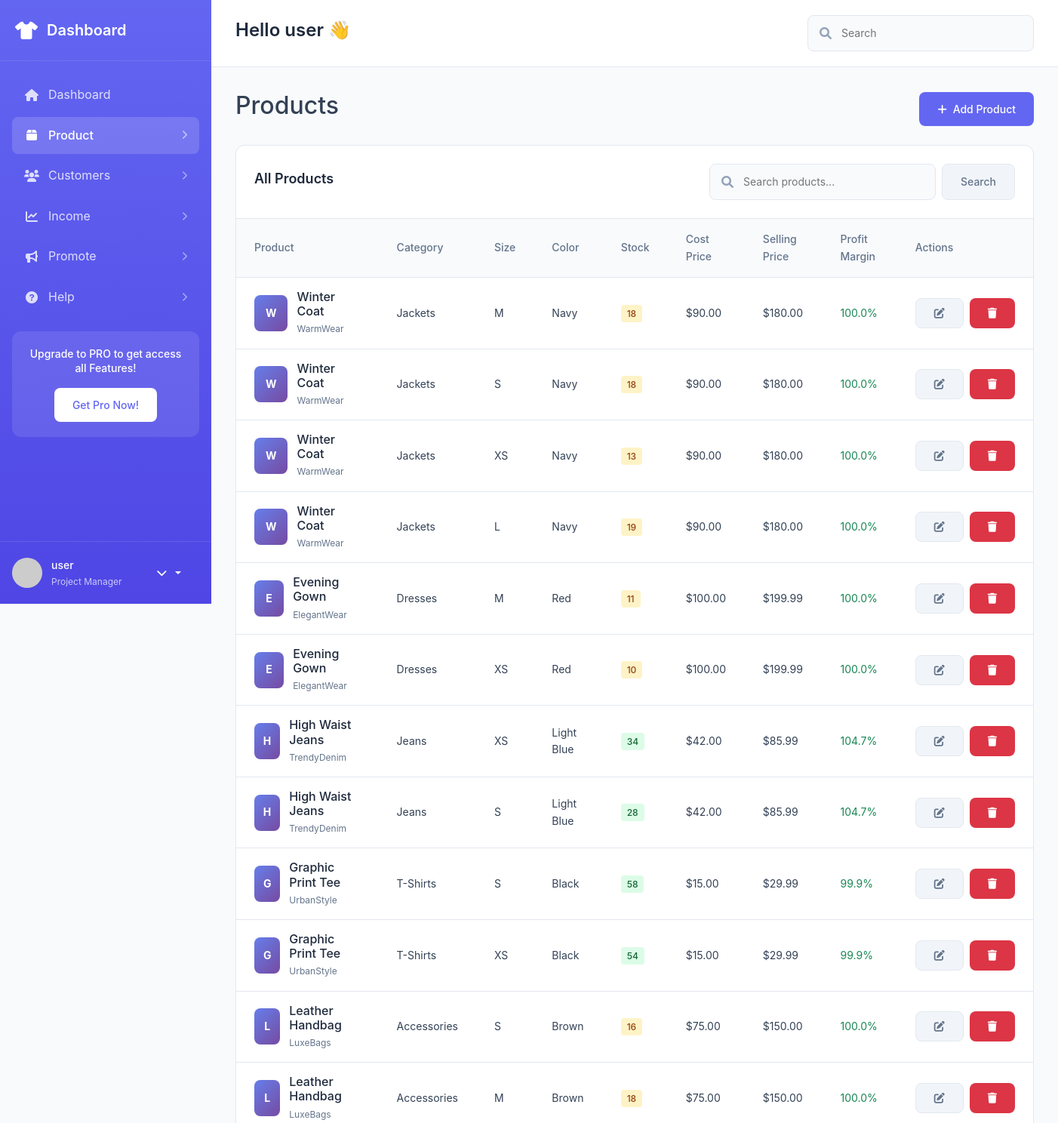
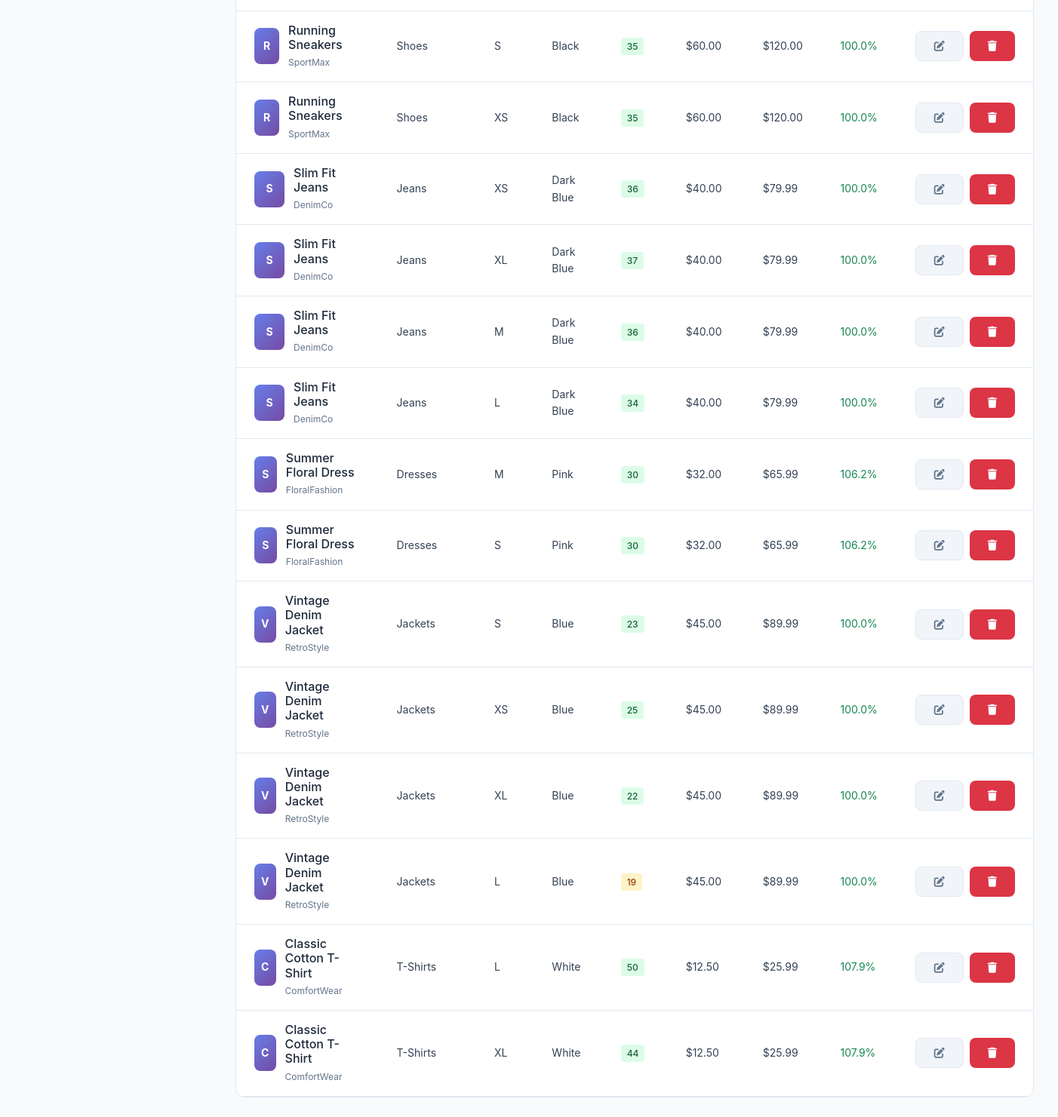
Screenshot of /products/ (signed in) with the database file from the repository (2 pictures, top to bottom).
### erp_app/models.py (models this page shows, shortened)
class Product(models.Model):
    SIZES = [
        ('XS', 'Extra Small'),
        ('S', 'Small'),
        ('M', 'Medium'),
        ('L', 'Large'),
        ('XL', 'Extra Large'),
        ('XXL', 'Double Extra Large'),
    ]
    name = models.CharField(max_length=200)
    description = models.TextField()
    category = models.ForeignKey(Category, on_delete=models.CASCADE)
    price = models.DecimalField(max_digits=10, decimal_places=2)
    cost_price = models.DecimalField(max_digits=10, decimal_places=2)
    stock_quantity = models.IntegerField(default=0)
    size = models.CharField(max_length=3, choices=SIZES, default='M')
    color = models.CharField(max_length=50)
    brand = models.CharField(max_length=100)
    image = models.ImageField(upload_to='products/', blank=True, null=True)
    created_at = models.DateTimeField(auto_now_add=True)
    updated_at = models.DateTimeField(auto_now=True)
    is_active = models.BooleanField(default=True)
    @property
    def profit_margin(self):
        if self.cost_price > 0:
            return ((self.price - self.cost_price) / self.cost_price) * 100
        return 0

class Category(models.Model):
    name = models.CharField(max_length=100)
    description = models.TextField(blank=True)
    created_at = models.DateTimeField(auto_now_add=True)
    class Meta:
        verbose_name_plural = "Categories"

### erp_app/views.py (the view)
# urls.py: path('products/', views.products, name='products'),
@login_required
def products(request):
    search_query = request.GET.get('search', '')
    products = Product.objects.filter(is_active=True)
    if search_query:
        products = products.filter(
            Q(name__icontains=search_query) |
            Q(brand__icontains=search_query) |
            Q(category__name__icontains=search_query)
        )
    products = products.order_by('-created_at')
    context = {
        'products': products,
        'search_query': search_query,
    }
    return render(request, 'erp_app/products.html', context)

### templates/erp_app/products.html (shortened to what this page needs)
{% extends 'base.html' %}
{% load static %}
{% block content %}
<div class="d-flex justify-content-between align-items-center mb-4">
    <h2>Products</h2>
    <a href="{% url 'add_product' %}" class="btn btn-primary">
        <i class="fas fa-plus"></i>
        Add Product
    </a>
</div>
<div class="product-section">
    <div class="section-header">
        <h3 class="section-title">All Products</h3>
        <div class="section-actions">
            <form method="get" class="d-flex gap-2">
                <div class="search-box">
                    <i class="fas fa-search"></i>
                    <input type="text" name="search" placeholder="Search products..." value="{{ search_query }}">
                </div>
                <button type="submit" class="btn btn-secondary">Search</button>
            </form>
        </div>
    </div>
    <div class="table-responsive">
        <table class="product-table">
            <thead>
                <tr>
                    <th>Product</th>
                    <th>Category</th>
                    <th>Size</th>
                    <th>Color</th>
                    <th>Stock</th>
                    <th>Cost Price</th>
                    <th>Selling Price</th>
                    <th>Profit Margin</th>
                    <th>Actions</th>
                </tr>
            </thead>
            <tbody>
                {% for product in products %}
                <tr>
                    <td>
                        <div class="product-info">
                            {% if product.image %}
                                <img src="{{ product.image.url }}" alt="{{ product.name }}" class="product-image">
                            {% else %}
                                <div class="product-image" style="background: linear-gradient(135deg, #667eea 0%, #764ba2 100%); display: flex; align-items: center; justify-content: center; color: white; font-weight: bold;">
                                    {{ product.name|first }}
                                </div>
                            {% endif %}
                            <div class="product-details">
                                <h6>{{ product.name }}</h6>
                                <p>{{ product.brand }}</p>
                            </div>
                        </div>
                    </td>
                    <td>{{ product.category.name }}</td>
                    <td>{{ product.size }}</td>
                    <td>{{ product.color }}</td>
                    <td>
                        <span class="stock-badge {% if product.stock_quantity > 20 %}in-stock{% elif product.stock_quantity > 5 %}low-stock{% else %}out-of-stock{% endif %}">
                            {{ product.stock_quantity }}
                        </span>
                    </td>
                    <td>${{ product.cost_price }}</td>
                    <td>${{ product.price }}</td>
                    <td>
                        <span class="{% if product.profit_margin > 50 %}text-success{% elif product.profit_margin > 20 %}text-warning{% else %}text-danger{% endif %}">
                            {{ product.profit_margin|floatformat:1 }}%
                        </span>
                    </td>
                    <td>
                        <div class="d-flex gap-2">
                            <button class="btn btn-sm btn-secondary">
                                <i class="fas fa-edit"></i>
                            </button>
                            <button class="btn btn-sm btn-danger">
                                <i class="fas fa-trash"></i>
                            </button>
                        </div>
                    </td>
                </tr>
                {% endfor %}
            </tbody>
        </table>
    </div>
</div>
{% endblock %}

### templates/base.html (shortened to what this page needs)
<!DOCTYPE html>
<html lang="en">
<head>
    <link href="https://cdn.jsdelivr.net/npm/bootstrap@5.1.3/dist/css/bootstrap.min.css" rel="stylesheet">
    <link href="https://cdnjs.cloudflare.com/ajax/libs/font-awesome/6.0.0/css/all.min.css" rel="stylesheet">
    <link href="{% load static %}{% static 'css/style.css' %}" rel="stylesheet">
</head>
<body>
    {% if user.is_authenticated %}
    <div class="wrapper">
        <nav class="sidebar">
            <div class="sidebar-header">
                <div class="logo">
                    <i class="fas fa-tshirt"></i>
                    <span>Dashboard</span>
                </div>
            </div>
            <div class="sidebar-content">
                <ul class="nav-menu">
                    <li class="nav-item">
                        <a href="{% url 'dashboard' %}" class="nav-link {% if request.resolver_match.url_name == 'dashboard' %}active{% endif %}">
                            <i class="fas fa-home"></i>
                            <span>Dashboard</span>
                        </a>
                    </li>
                    <li class="nav-item">
                        <a href="{% url 'products' %}" class="nav-link {% if 'product' in request.resolver_match.url_name %}active{% endif %}">
                            <i class="fas fa-box"></i>
                            <span>Product</span>
                            <i class="fas fa-chevron-right arrow"></i>
                        </a>
                    </li>
                    <li class="nav-item">
                        <a href="{% url 'customers' %}" class="nav-link {% if 'customer' in request.resolver_match.url_name %}active{% endif %}">
                            <i class="fas fa-users"></i>
                            <span>Customers</span>
                            <i class="fas fa-chevron-right arrow"></i>
                        </a>
                    </li>
                    <li class="nav-item">
                        <a href="{% url 'income' %}" class="nav-link {% if request.resolver_match.url_name == 'income' %}active{% endif %}">
                            <i class="fas fa-chart-line"></i>
                            <span>Income</span>
                            <i class="fas fa-chevron-right arrow"></i>
                        </a>
                    </li>
                    <li class="nav-item">
                        <a href="#" class="nav-link">
                            <i class="fas fa-bullhorn"></i>
                            <span>Promote</span>
                            <i class="fas fa-chevron-right arrow"></i>
                        </a>
                    </li>
                    <li class="nav-item">
                        <a href="{% url 'help' %}" class="nav-link {% if request.resolver_match.url_name == 'help' %}active{% endif %}">
                            <i class="fas fa-question-circle"></i>
                            <span>Help</span>
                            <i class="fas fa-chevron-right arrow"></i>
                        </a>
                    </li>
                </ul>
                <div class="upgrade-card">
                    <h6>Upgrade to PRO to get access all Features!</h6>
                    <button class="btn btn-upgrade">Get Pro Now!</button>
                </div>
            </div>
            <div class="sidebar-footer">
                <div class="user-profile">
                    <div class="user-avatar">
                        <img src="https://via.placeholder.com/40" alt="User">
                    </div>
                    <div class="user-info">
                        <span class="user-name">{{ user.first_name|default:user.username }}</span>
                        <span class="user-role">Project Manager</span>
                    </div>
                    <div class="dropdown">
                        <button class="btn dropdown-toggle" type="button" data-bs-toggle="dropdown">
                            <i class="fas fa-chevron-down"></i>
                        </button>
                    </div>
                </div>
            </div>
        </nav>
        <div class="main-content">
            <header class="main-header">
                <div class="header-left">
                    <h2>Hello {{ user.first_name|default:user.username }} 👋</h2>
                </div>
                <div class="header-right">
                    <div class="search-box">
                        <i class="fas fa-search"></i>
                        <input type="text" placeholder="Search">
                    </div>
                </div>
            </header>
            <main class="content">
                {% block content %}{% endblock %}
            </main>
        </div>
    </div>
    {% else %}
        {% block login_content %}{% endblock %}
    {% endif %}
</body>
</html>

### rows the page displays
Product: name|first "W", name "Winter Coat", brand "WarmWear", category.name "Jackets", size "M", color "Navy", stock_quantity "18", cost_price "90.00", price "180.00", profit_margin "100.0"
Product: name|first "W", name "Winter Coat", brand "WarmWear", category.name "Jackets", size "S", color "Navy", stock_quantity "18", cost_price "90.00", price "180.00", profit_margin "100.0"
Product: name|first "W", name "Winter Coat", brand "WarmWear", category.name "Jackets", size "XS", color "Navy", stock_quantity "13", cost_price "90.00", price "180.00", profit_margin "100.0"
Product: name|first "W", name "Winter Coat", brand "WarmWear", category.name "Jackets", size "L", color "Navy", stock_quantity "19", cost_price "90.00", price "180.00", profit_margin "100.0"
Product: name|first "E", name "Evening Gown", brand "ElegantWear", category.name "Dresses", size "M", color "Red", stock_quantity "11", cost_price "100.00", price "199.99", profit_margin "100.0"
Product: name|first "E", name "Evening Gown", brand "ElegantWear", category.name "Dresses", size "XS", color "Red", stock_quantity "10", cost_price "100.00", price "199.99", profit_margin "100.0"
Product: name|first "H", name "High Waist Jeans", brand "TrendyDenim", category.name "Jeans", size "XS", color "Light Blue", stock_quantity "34", cost_price "42.00", price "85.99", profit_margin "104.7"
Product: name|first "H", name "High Waist Jeans", brand "TrendyDenim", category.name "Jeans", size "S", color "Light Blue", stock_quantity "28", cost_price "42.00", price "85.99", profit_margin "104.7"
Product: name|first "G", name "Graphic Print Tee", brand "UrbanStyle", category.name "T-Shirts", size "S", color "Black", stock_quantity "58", cost_price "15.00", price "29.99", profit_margin "99.9"
Product: name|first "G", name "Graphic Print Tee", brand "UrbanStyle", category.name "T-Shirts", size "XS", color "Black", stock_quantity "54", cost_price "15.00", price "29.99", profit_margin "99.9"
Product: name|first "L", name "Leather Handbag", brand "LuxeBags", category.name "Accessories", size "S", color "Brown", stock_quantity "16", cost_price "75.00", price "150.00", profit_margin "100.0"
Product: name|first "L", name "Leather Handbag", brand "LuxeBags", category.name "Accessories", size "M", color "Brown", stock_quantity "18", cost_price "75.00", price "150.00", profit_margin "100.0"
Product: name|first "R", name "Running Sneakers", brand "SportMax", category.name "Shoes", size "S", color "Black", stock_quantity "35", cost_price "60.00", price "120.00", profit_margin "100.0"
Product: name|first "R", name "Running Sneakers", brand "SportMax", category.name "Shoes", size "XS", color "Black", stock_quantity "35", cost_price "60.00", price "120.00", profit_margin "100.0"
Product: name|first "S", name "Slim Fit Jeans", brand "DenimCo", category.name "Jeans", size "XS", color "Dark Blue", stock_quantity "36", cost_price "40.00", price "79.99", profit_margin "100.0"
Product: name|first "S", name "Slim Fit Jeans", brand "DenimCo", category.name "Jeans", size "XL", color "Dark Blue", stock_quantity "37", cost_price "40.00", price "79.99", profit_margin "100.0"
Product: name|first "S", name "Slim Fit Jeans", brand "DenimCo", category.name "Jeans", size "M", color "Dark Blue", stock_quantity "36", cost_price "40.00", price "79.99", profit_margin "100.0"
Product: name|first "S", name "Slim Fit Jeans", brand "DenimCo", category.name "Jeans", size "L", color "Dark Blue", stock_quantity "34", cost_price "40.00", price "79.99", profit_margin "100.0"
Product: name|first "S", name "Summer Floral Dress", brand "FloralFashion", category.name "Dresses", size "M", color "Pink", stock_quantity "30", cost_price "32.00", price "65.99", profit_margin "106.2"
Product: name|first "S", name "Summer Floral Dress", brand "FloralFashion", category.name "Dresses", size "S", color "Pink", stock_quantity "30", cost_price "32.00", price "65.99", profit_margin "106.2"
Product: name|first "V", name "Vintage Denim Jacket", brand "RetroStyle", category.name "Jackets", size "S", color "Blue", stock_quantity "23", cost_price "45.00", price "89.99", profit_margin "100.0"
Product: name|first "V", name "Vintage Denim Jacket", brand "RetroStyle", category.name "Jackets", size "XS", color "Blue", stock_quantity "25", cost_price "45.00", price "89.99", profit_margin "100.0"
Product: name|first "V", name "Vintage Denim Jacket", brand "RetroStyle", category.name "Jackets", size "XL", color "Blue", stock_quantity "22", cost_price "45.00", price "89.99", profit_margin "100.0"
Product: name|first "V", name "Vintage Denim Jacket", brand "RetroStyle", category.name "Jackets", size "L", color "Blue", stock_quantity "19", cost_price "45.00", price "89.99", profit_margin "100.0"
Product: name|first "C", name "Classic Cotton T-Shirt", brand "ComfortWear", category.name "T-Shirts", size "L", color "White", stock_quantity "50", cost_price "12.50", price "25.99", profit_margin "107.9"
Product: name|first "C", name "Classic Cotton T-Shirt", brand "ComfortWear", category.name "T-Shirts", size "XL", color "White", stock_quantity "44", cost_price "12.50", price "25.99", profit_margin "107.9"

### other values shown
{{ user.first_name|default:user.username }} "user"
